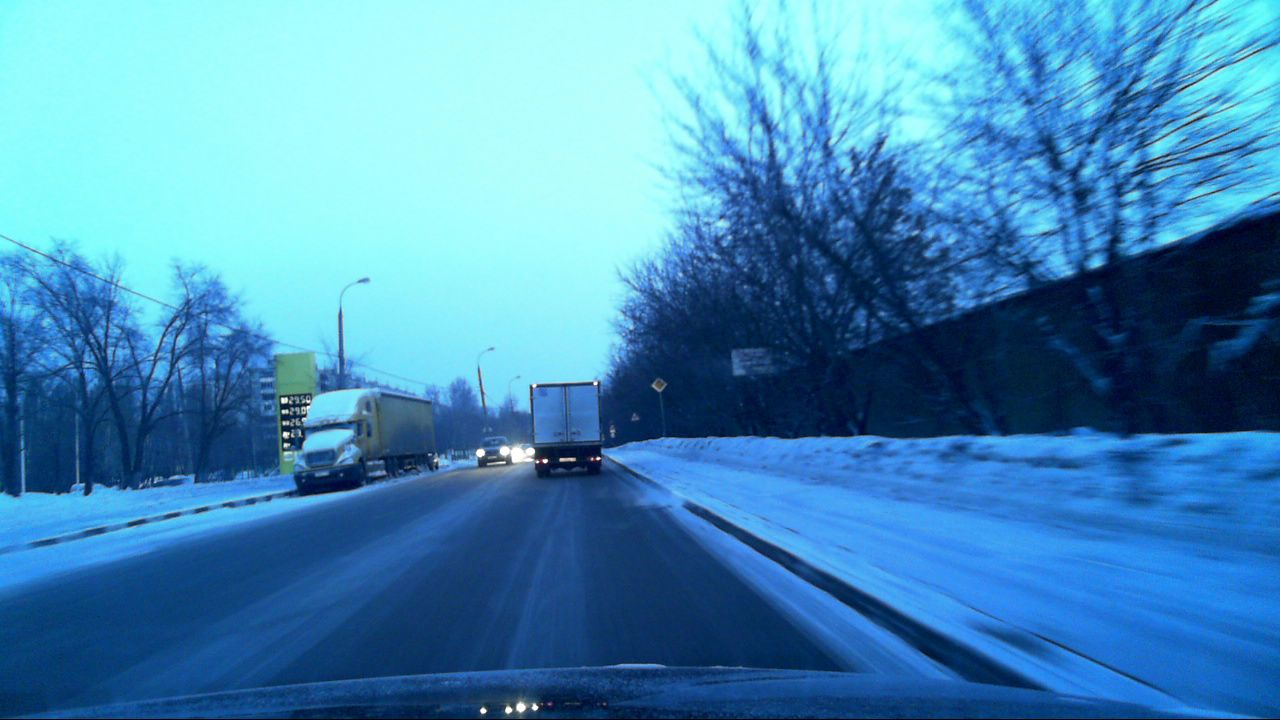
#> input picture test1.jpg, 1280 x 720 px
$ python verify_compress_image.py   (older library calls are emulated)
#> lines starting #> are read from the running program, lines starting #| are printed output that depends on the picture
from PIL import Image


def main():
    img = Image.open('test1.jpg')
#> img is the input picture: PIL image 1280x720 RGB; mean R, G, B 69.9, 138.9, 182.2
    img = img.resize((640, 480), Image.ANTIALIAS)
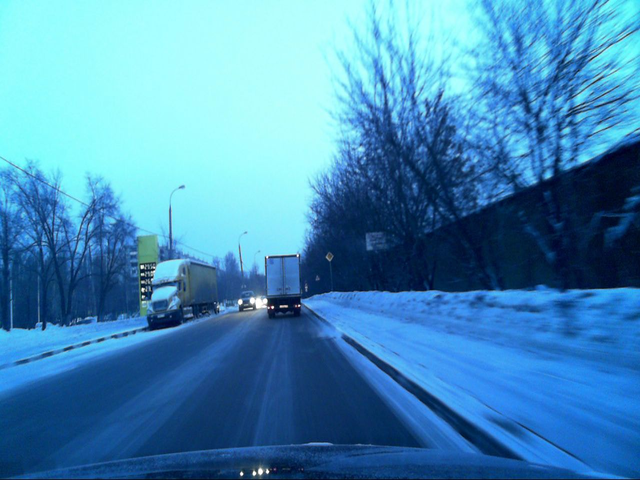
#> img: PIL image 640x480 RGB; mean R, G, B 69.9, 138.9, 182.2
    img.save('test1_compressed.jpg', Optimize=True)


main()

$ run again, with test2.jpg copied over test1.jpg
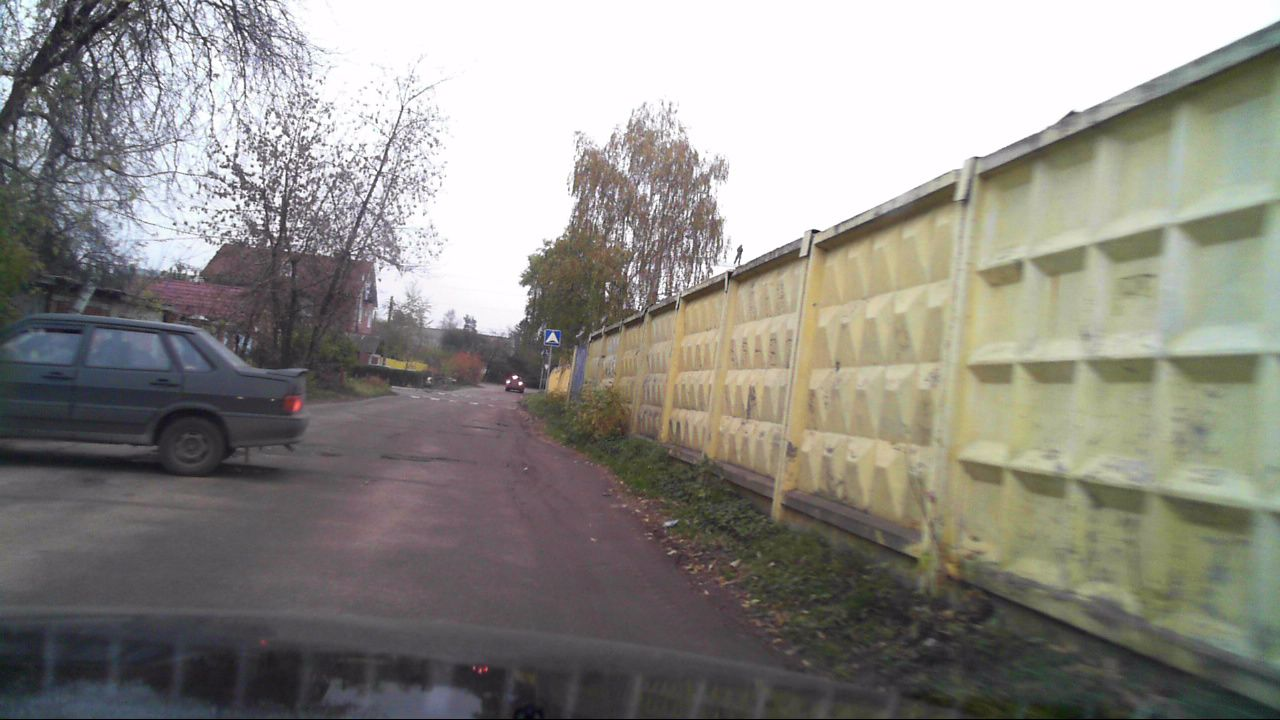
#> input picture test2.jpg, 1280 x 720 px
#> in main, img is the input picture: PIL image 1280x720 RGB; mean R, G, B 140.9, 138.8, 133.2
#> in main, `img = img.resize((640, 480), Image.ANTIALIAS)`:
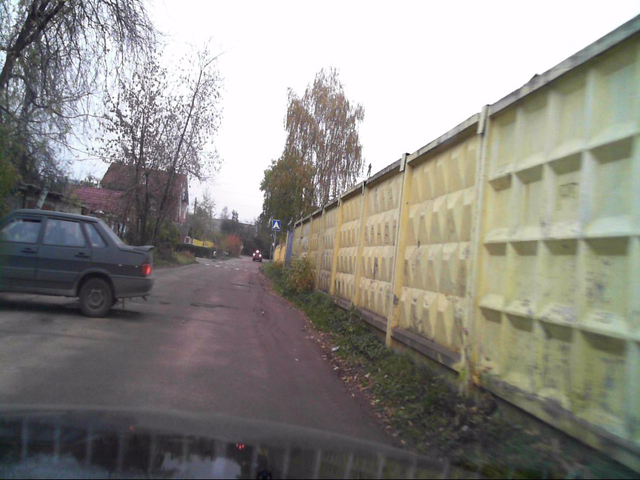
#> img: PIL image 640x480 RGB; mean R, G, B 140.9, 138.8, 133.2

$ run again, with test2_1.jpg copied over test1.jpg
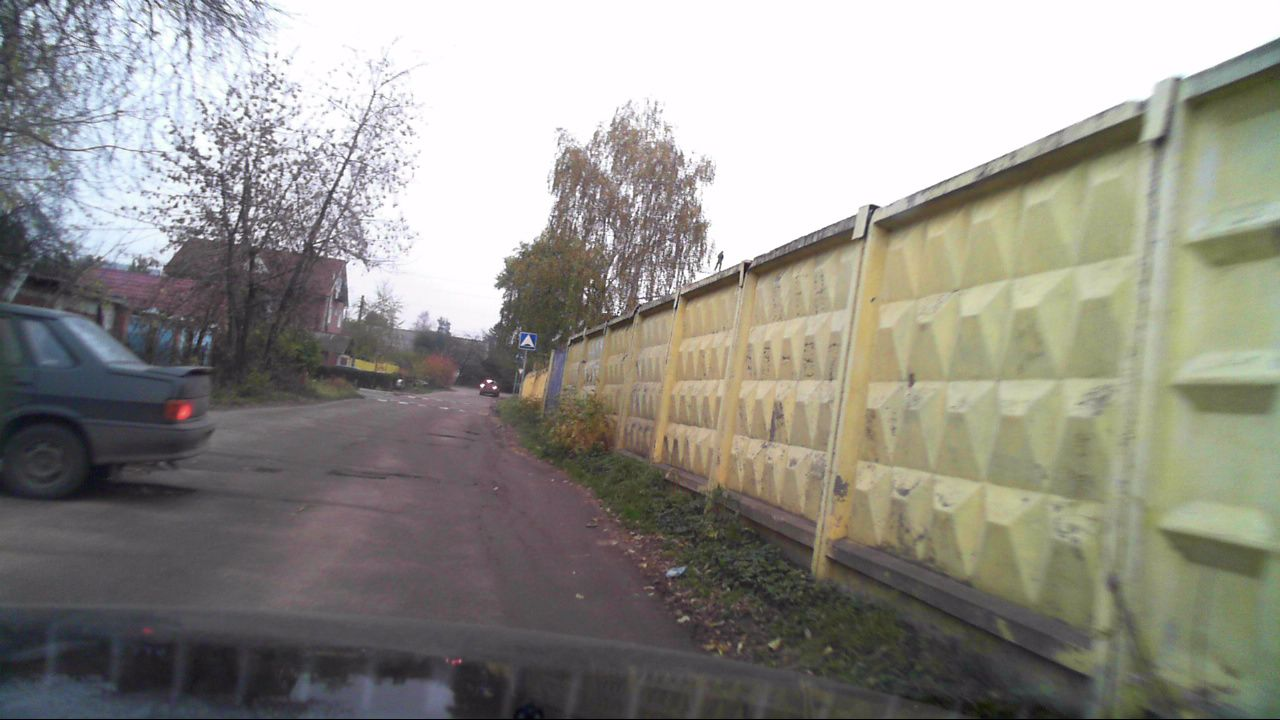
#> input picture test2_1.jpg, 1280 x 720 px
#> in main, img is the input picture: PIL image 1280x720 RGB; mean R, G, B 145.5, 143.7, 137
#> in main, `img = img.resize((640, 480), Image.ANTIALIAS)`:
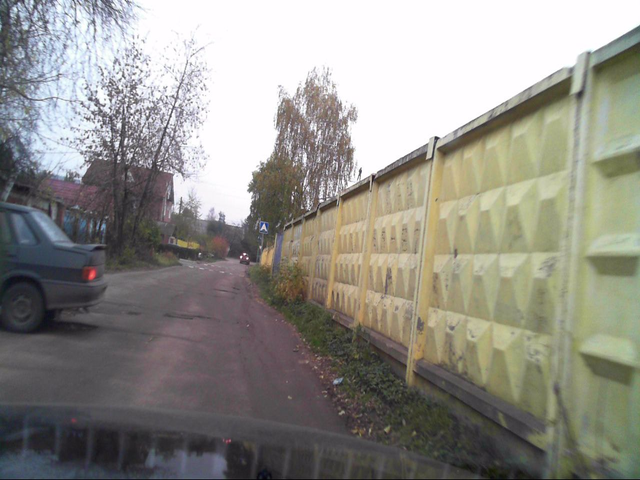
#> img: PIL image 640x480 RGB; mean R, G, B 145.5, 143.7, 137
